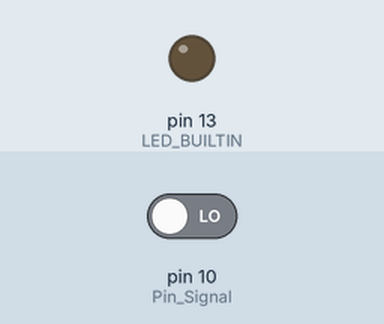
Simulated run of this sketch. Board: Arduino Uno, built with avr-gcc and run on an emulated ATmega328P. On the bench: output pins drawn as LEDs (lit = HIGH). The inputs (shaded band) are chosen by the test bench; at power-on: pin 10 (Pin_Signal) LOW.

Above: at 1.2 s.
1.3 s: pin 10 (Pin_Signal) driven HIGH
At 2.4 s:
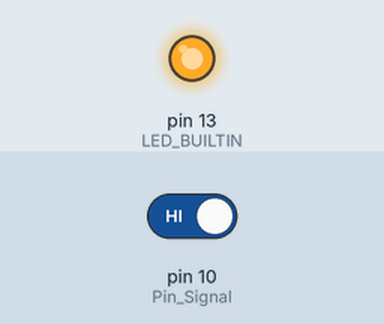
2.8 s: pin 10 (Pin_Signal) driven LOW
At 3.5 s:
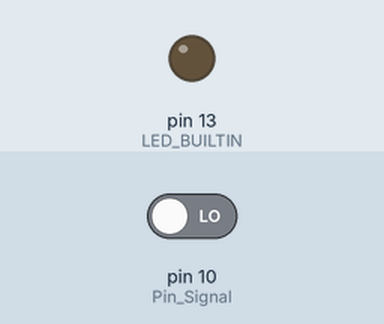
Timing chart, 0 to 5.8 s (numbered marks = the images above; inputs shaded):
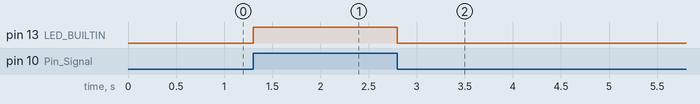

The sketch:

KY-010.ino
```cpp
int Pin_Signal = 10;
int valor;

void setup()
{
  pinMode(LED_BUILTIN,OUTPUT);
  pinMode(Pin_Signal,INPUT);
}

void loop()
{
  valor = digitalRead(Pin_Signal);

  if(valor == HIGH)
  {
    digitalWrite(LED_BUILTIN,HIGH);
  }
  else
  {
    digitalWrite(LED_BUILTIN,LOW);
  }
}
```

Measured:
- after the input at 1.3 s, pin 13 (LED_BUILTIN): LOW → HIGH at once
- after the input at 2.8 s, pin 13 (LED_BUILTIN): HIGH → LOW at once
